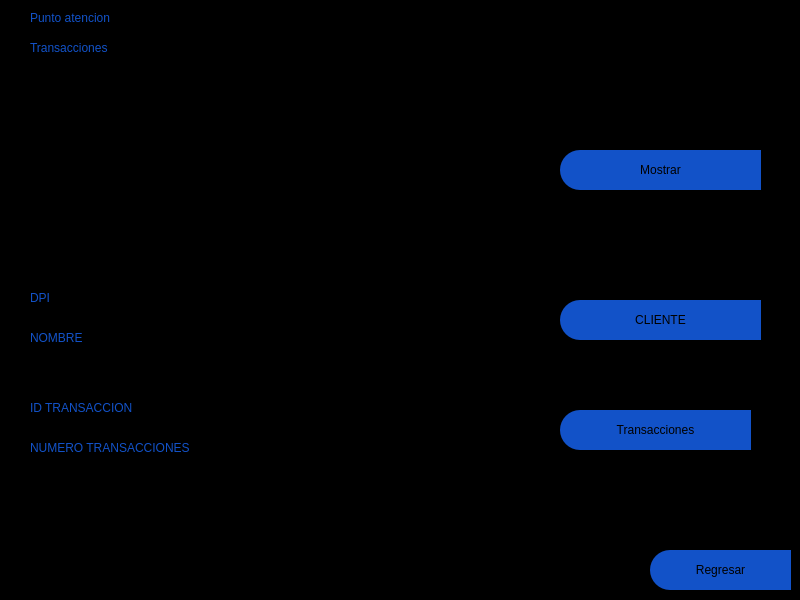
<?xml version="1.0" encoding="UTF-8"?>
<ui version="4.0">
 <class>MainWindow</class>
 <widget class="QMainWindow" name="MainWindow">
  <property name="geometry">
   <rect>
    <x>0</x>
    <y>0</y>
    <width>800</width>
    <height>600</height>
   </rect>
  </property>
  <property name="minimumSize">
   <size>
    <width>800</width>
    <height>600</height>
   </size>
  </property>
  <property name="maximumSize">
   <size>
    <width>800</width>
    <height>600</height>
   </size>
  </property>
  <property name="contextMenuPolicy">
   <enum>Qt::DefaultContextMenu</enum>
  </property>
  <property name="windowTitle">
   <string>Editar_curso</string>
  </property>
  <property name="styleSheet">
   <string notr="true"/>
  </property>
  <widget class="QWidget" name="centralwidget">
   <property name="maximumSize">
    <size>
     <width>800</width>
     <height>600</height>
    </size>
   </property>
   <widget class="QFrame" name="frame">
    <property name="geometry">
     <rect>
      <x>0</x>
      <y>0</y>
      <width>800</width>
      <height>600</height>
     </rect>
    </property>
    <property name="minimumSize">
     <size>
      <width>800</width>
      <height>600</height>
     </size>
    </property>
    <property name="maximumSize">
     <size>
      <width>800</width>
      <height>600</height>
     </size>
    </property>
    <property name="styleSheet">
     <string notr="true">QFrame{
background-color: rgb(0, 0, 0);
}



QLabel{
color: rgb(18, 82, 200);

font: 75 12pt &quot;Arial Black&quot;;
	
}

QLabel:hover{
color: white;


font: 75 12pt &quot;Arial Black&quot;;
}

QLineEdit{
background-color: rgb(0, 0, 0);
color: rgb(255, 255, 255);

font: 75 12pt &quot;Arial&quot;;
	
}

QTextEdit{
background-color: rgb(0, 0, 0);
color: rgb(255, 255, 255);

font: 75 12pt &quot;Arial&quot;;
	
}
</string>
    </property>
    <property name="frameShape">
     <enum>QFrame::StyledPanel</enum>
    </property>
    <property name="frameShadow">
     <enum>QFrame::Raised</enum>
    </property>
    <widget class="QPushButton" name="bt_regresar">
     <property name="geometry">
      <rect>
       <x>650</x>
       <y>550</y>
       <width>141</width>
       <height>40</height>
      </rect>
     </property>
     <property name="minimumSize">
      <size>
       <width>100</width>
       <height>40</height>
      </size>
     </property>
     <property name="styleSheet">
      <string notr="true">QPushButton{
background-color: rgb(18, 82, 200);
border-top-left-radius: 20px;
border-bottom-left-radius: 20px;

font: 75 11pt &quot;Arial Black&quot;;
	
}

QPushButton:hover{
background-color: white;
border-top-left-radius: 20px;
border-bottom-left-radius: 20px;

font: 75 11pt &quot;Arial Black&quot;;
}</string>
     </property>
     <property name="text">
      <string>Regresar</string>
     </property>
     <property name="icon">
      <iconset>
       <normaloff>../imagenes/pngfind.com-back-png-1934895.png</normaloff>../imagenes/pngfind.com-back-png-1934895.png</iconset>
     </property>
     <property name="iconSize">
      <size>
       <width>32</width>
       <height>32</height>
      </size>
     </property>
    </widget>
    <widget class="QPushButton" name="btncliente">
     <property name="geometry">
      <rect>
       <x>560</x>
       <y>300</y>
       <width>201</width>
       <height>40</height>
      </rect>
     </property>
     <property name="minimumSize">
      <size>
       <width>100</width>
       <height>40</height>
      </size>
     </property>
     <property name="styleSheet">
      <string notr="true">QPushButton{
background-color: rgb(18, 82, 200);
border-top-left-radius: 20px;
border-bottom-left-radius: 20px;

font: 75 11pt &quot;Arial Black&quot;;
	
}

QPushButton:hover{
background-color: white;
border-top-left-radius: 20px;
border-bottom-left-radius: 20px;

font: 75 11pt &quot;Arial Black&quot;;
}</string>
     </property>
     <property name="text">
      <string>CLIENTE</string>
     </property>
     <property name="icon">
      <iconset>
       <normaloff>../imagenes/escritura.png</normaloff>../imagenes/escritura.png</iconset>
     </property>
     <property name="iconSize">
      <size>
       <width>32</width>
       <height>32</height>
      </size>
     </property>
    </widget>
    <widget class="QLabel" name="labelpunto">
     <property name="geometry">
      <rect>
       <x>30</x>
       <y>0</y>
       <width>400</width>
       <height>35</height>
      </rect>
     </property>
     <property name="minimumSize">
      <size>
       <width>400</width>
       <height>35</height>
      </size>
     </property>
     <property name="maximumSize">
      <size>
       <width>200</width>
       <height>30</height>
      </size>
     </property>
     <property name="text">
      <string>Punto atencion</string>
     </property>
    </widget>
    <widget class="QLabel" name="label_21">
     <property name="geometry">
      <rect>
       <x>30</x>
       <y>390</y>
       <width>250</width>
       <height>35</height>
      </rect>
     </property>
     <property name="minimumSize">
      <size>
       <width>250</width>
       <height>35</height>
      </size>
     </property>
     <property name="maximumSize">
      <size>
       <width>200</width>
       <height>30</height>
      </size>
     </property>
     <property name="text">
      <string>ID TRANSACCION</string>
     </property>
    </widget>
    <widget class="QLabel" name="labeltiempominatencion">
     <property name="geometry">
      <rect>
       <x>30</x>
       <y>320</y>
       <width>250</width>
       <height>35</height>
      </rect>
     </property>
     <property name="minimumSize">
      <size>
       <width>250</width>
       <height>35</height>
      </size>
     </property>
     <property name="maximumSize">
      <size>
       <width>200</width>
       <height>30</height>
      </size>
     </property>
     <property name="text">
      <string>NOMBRE</string>
     </property>
    </widget>
    <widget class="QLabel" name="labeltiempomaxatencion">
     <property name="geometry">
      <rect>
       <x>30</x>
       <y>280</y>
       <width>250</width>
       <height>35</height>
      </rect>
     </property>
     <property name="minimumSize">
      <size>
       <width>250</width>
       <height>35</height>
      </size>
     </property>
     <property name="maximumSize">
      <size>
       <width>200</width>
       <height>30</height>
      </size>
     </property>
     <property name="text">
      <string>DPI</string>
     </property>
    </widget>
    <widget class="QPushButton" name="btntransaccion">
     <property name="geometry">
      <rect>
       <x>560</x>
       <y>410</y>
       <width>191</width>
       <height>40</height>
      </rect>
     </property>
     <property name="minimumSize">
      <size>
       <width>100</width>
       <height>40</height>
      </size>
     </property>
     <property name="styleSheet">
      <string notr="true">QPushButton{
background-color: rgb(18, 82, 200);
border-top-left-radius: 20px;
border-bottom-left-radius: 20px;

font: 75 11pt &quot;Arial Black&quot;;
	
}

QPushButton:hover{
background-color: white;
border-top-left-radius: 20px;
border-bottom-left-radius: 20px;

font: 75 11pt &quot;Arial Black&quot;;
}</string>
     </property>
     <property name="text">
      <string>Transacciones</string>
     </property>
     <property name="icon">
      <iconset>
       <normaloff>../imagenes/escritura.png</normaloff>../imagenes/escritura.png</iconset>
     </property>
     <property name="iconSize">
      <size>
       <width>32</width>
       <height>32</height>
      </size>
     </property>
    </widget>
    <widget class="QLabel" name="labeltiempopromedioatencion">
     <property name="geometry">
      <rect>
       <x>30</x>
       <y>30</y>
       <width>400</width>
       <height>35</height>
      </rect>
     </property>
     <property name="minimumSize">
      <size>
       <width>400</width>
       <height>35</height>
      </size>
     </property>
     <property name="maximumSize">
      <size>
       <width>200</width>
       <height>30</height>
      </size>
     </property>
     <property name="text">
      <string>Transacciones</string>
     </property>
    </widget>
    <widget class="QTextEdit" name="textEditinfo">
     <property name="geometry">
      <rect>
       <x>30</x>
       <y>70</y>
       <width>481</width>
       <height>121</height>
      </rect>
     </property>
     <property name="html">
      <string>&lt;!DOCTYPE HTML PUBLIC &quot;-//W3C//DTD HTML 4.0//EN&quot; &quot;http://www.w3.org/TR/REC-html40/strict.dtd&quot;&gt;
&lt;html&gt;&lt;head&gt;&lt;meta name=&quot;qrichtext&quot; content=&quot;1&quot; /&gt;&lt;style type=&quot;text/css&quot;&gt;
p, li { white-space: pre-wrap; }
&lt;/style&gt;&lt;/head&gt;&lt;body style=&quot; font-family:'Arial'; font-size:12pt; font-weight:72; font-style:normal;&quot;&gt;
&lt;p style=&quot;-qt-paragraph-type:empty; margin-top:0px; margin-bottom:0px; margin-left:0px; margin-right:0px; -qt-block-indent:0; text-indent:0px;&quot;&gt;&lt;br /&gt;&lt;/p&gt;&lt;/body&gt;&lt;/html&gt;</string>
     </property>
    </widget>
    <widget class="QLabel" name="label_22">
     <property name="geometry">
      <rect>
       <x>30</x>
       <y>430</y>
       <width>250</width>
       <height>35</height>
      </rect>
     </property>
     <property name="minimumSize">
      <size>
       <width>250</width>
       <height>35</height>
      </size>
     </property>
     <property name="maximumSize">
      <size>
       <width>200</width>
       <height>30</height>
      </size>
     </property>
     <property name="text">
      <string>NUMERO TRANSACCIONES</string>
     </property>
    </widget>
    <widget class="QLineEdit" name="lineEditDPI">
     <property name="geometry">
      <rect>
       <x>300</x>
       <y>290</y>
       <width>231</width>
       <height>20</height>
      </rect>
     </property>
    </widget>
    <widget class="QLineEdit" name="lineEditnombre">
     <property name="geometry">
      <rect>
       <x>300</x>
       <y>320</y>
       <width>231</width>
       <height>20</height>
      </rect>
     </property>
    </widget>
    <widget class="QLineEdit" name="lineEditnumero">
     <property name="geometry">
      <rect>
       <x>300</x>
       <y>430</y>
       <width>231</width>
       <height>20</height>
      </rect>
     </property>
    </widget>
    <widget class="QLineEdit" name="lineEditidtransaccion">
     <property name="geometry">
      <rect>
       <x>300</x>
       <y>400</y>
       <width>231</width>
       <height>20</height>
      </rect>
     </property>
    </widget>
    <widget class="QPushButton" name="btn_mostrar">
     <property name="geometry">
      <rect>
       <x>560</x>
       <y>150</y>
       <width>201</width>
       <height>40</height>
      </rect>
     </property>
     <property name="minimumSize">
      <size>
       <width>100</width>
       <height>40</height>
      </size>
     </property>
     <property name="styleSheet">
      <string notr="true">QPushButton{
background-color: rgb(18, 82, 200);
border-top-left-radius: 20px;
border-bottom-left-radius: 20px;

font: 75 11pt &quot;Arial Black&quot;;
	
}

QPushButton:hover{
background-color: white;
border-top-left-radius: 20px;
border-bottom-left-radius: 20px;

font: 75 11pt &quot;Arial Black&quot;;
}</string>
     </property>
     <property name="text">
      <string>Mostrar</string>
     </property>
     <property name="icon">
      <iconset>
       <normaloff>../imagenes/escritura.png</normaloff>../imagenes/escritura.png</iconset>
     </property>
     <property name="iconSize">
      <size>
       <width>32</width>
       <height>32</height>
      </size>
     </property>
    </widget>
   </widget>
  </widget>
 </widget>
 <resources/>
 <connections/>
</ui>
